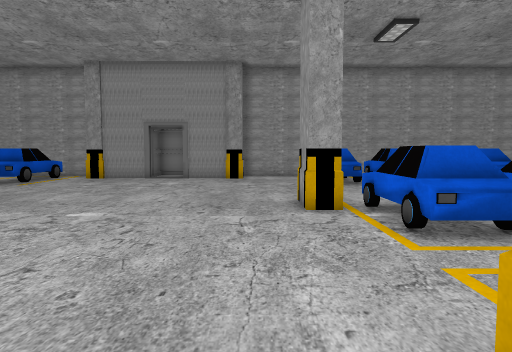
[1] (above)

19 first-person views from a walk through a Unity game level. The camera is 1.4 m above the floor, tilts 4° down and sees 70° across. The floor is counted in squares, 1 m on a side. Each view is taken from the middle of a square. On the plan, view 1 faces up. The plan holds only what a view shows up to about 16 squares ahead; the rest is blank. The place goes on beyond the plan. The player is left out. Some surface patterns are stand-ins.

[2]
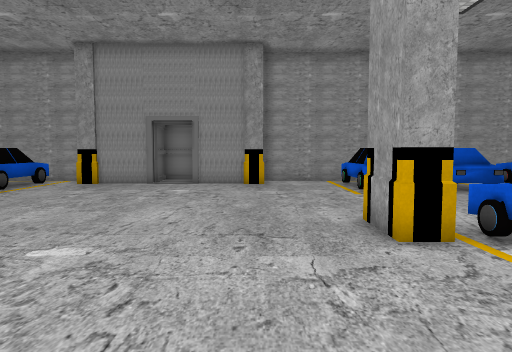

[3]
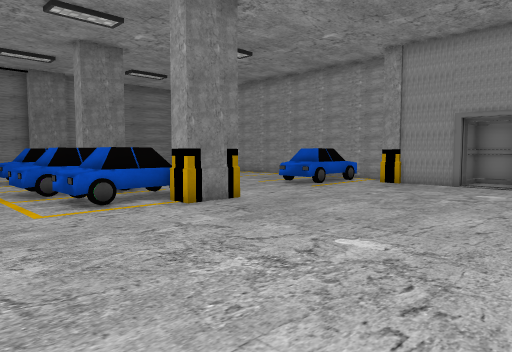

[4]
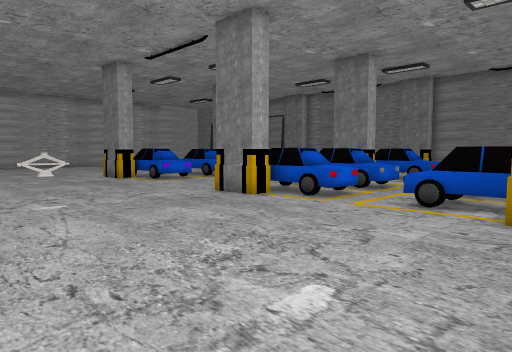

[5]
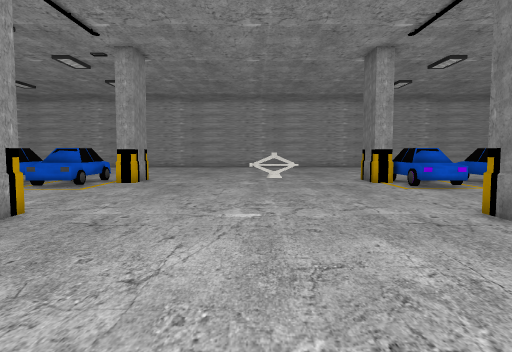

[6]
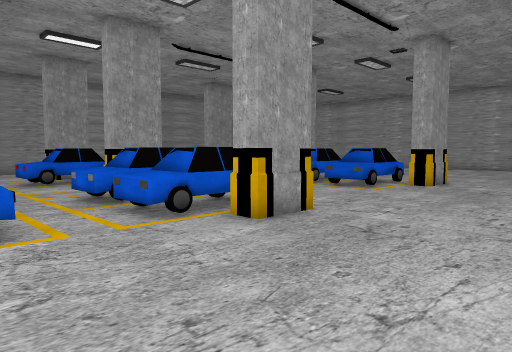

[7]
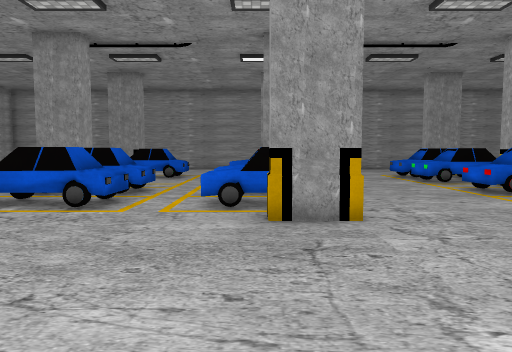

[8]
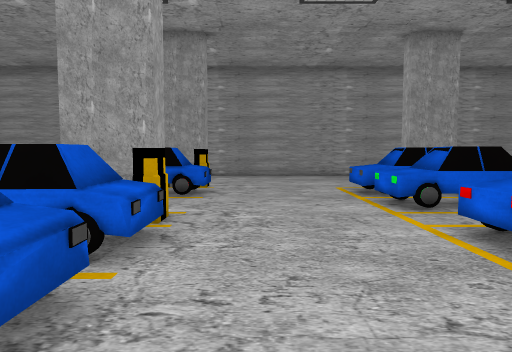

[9]
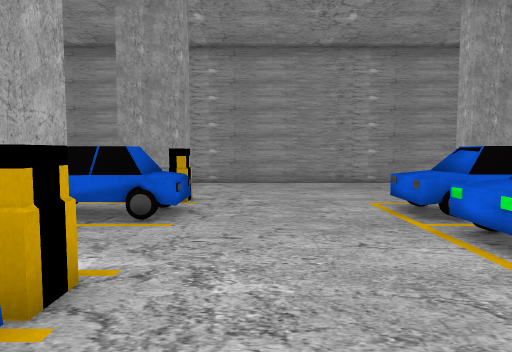

[10]
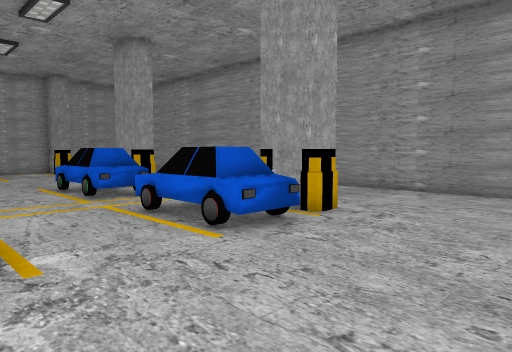

[11]
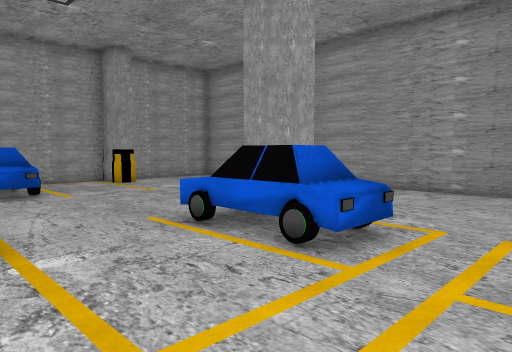

[12]
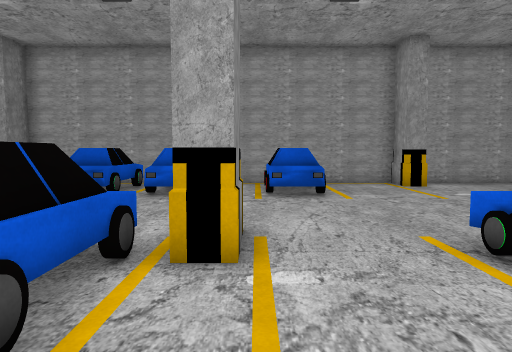

[13]
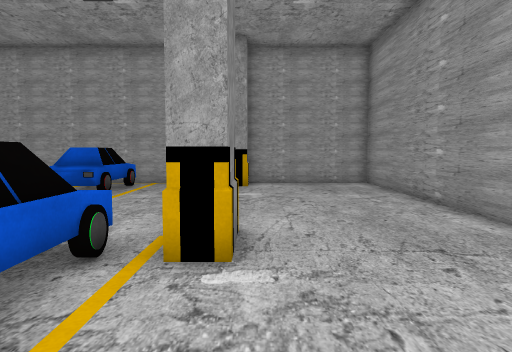

[14]
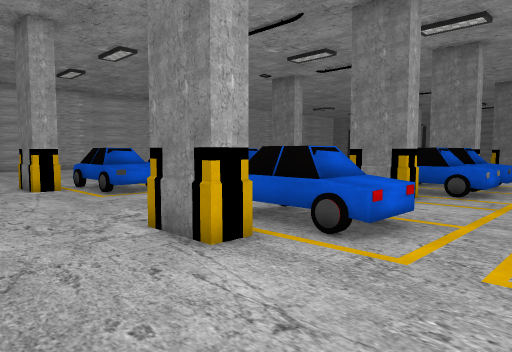

[15]
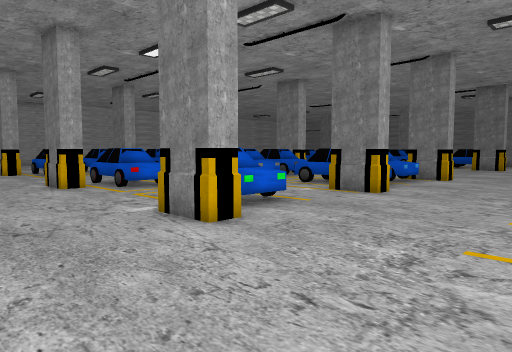

[16]
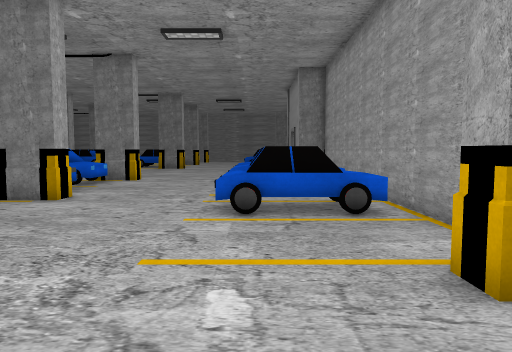

[17]
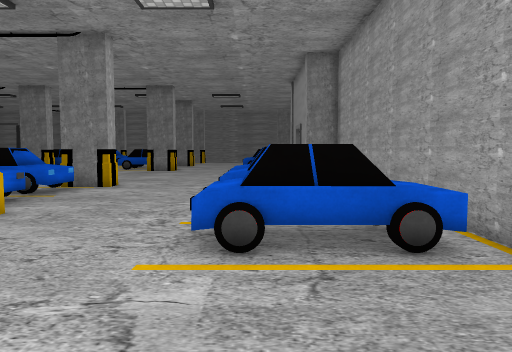

[18]
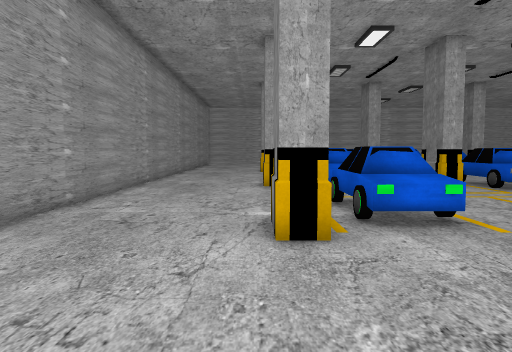

[19]
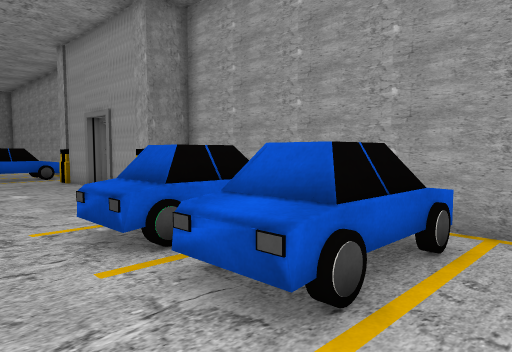

### Floor plan
Key: @ floor where view 1 was taken; # wall or solid block; . floor; O other object.
Columns run from 13 left of view 1 to 21 right of it. Each row starts with its distance up from view 1.
 20             #######################
 19    O.########...OO  O..OO...##....#
 18    O............OO. O.OOO.........#
 17    O............OO. O..OO.........#
 16   OO............OO.OO.OOO.........#
 15   OO............OO.OO..O#.........#
 14  .................................#
 13  .................................#
 12   ................................#
 11    ...............................#
 10     #.........##.....##.....##....#
  9    ##.........##OO.OO##..#OO##....#
  8 O OO............OO.OO....OOO......#
  7 #OOO............OO.OO....OOO......#
  6 #OOO............OO.OO....#OO......#
  5 ..................................#
  4 #OOO..............................#
  3 #OOO............OO.OO....#OO......#
  2 #  O#..........#OO.OO#...OOO#.....#
  1 O   #.........##O .OO##..OOO##....#
  0     #........@##OO.OO##..#OO##....#
 -1    ...............................#
 -2    ...............................#
 -3   ......##........................#
 -4   ................................#
 -5  .OO...................O#.OO......#
 -6 OOOO............OO#OO..OOOOO......#
 -7 # OO............OO OO..OOOOO......#
 -8 #  ##.........##O  O ##OO  O##    #

Positions as (right, up) in squares from view 1, and headings:
1: (0, 0), facing up
2: (-1, 3), facing up
3: (-1, 3), facing up-left
4: (-1, 10), facing down-left
5: (-4, 8), facing down
6: (-4, 7), facing down-right
7: (-6, 2), facing right
8: (1, -2), facing right
9: (5, -2), facing right
10: (8, -5), facing up-right
11: (8, 3), facing up-right
12: (9, 4), facing up
13: (16, 4), facing up
14: (19, 6), facing down-left
15: (20, 16), facing down-left
16: (19, 16), facing left
17: (16, 16), facing left
18: (16, 16), facing down
19: (9, 13), facing up-left
